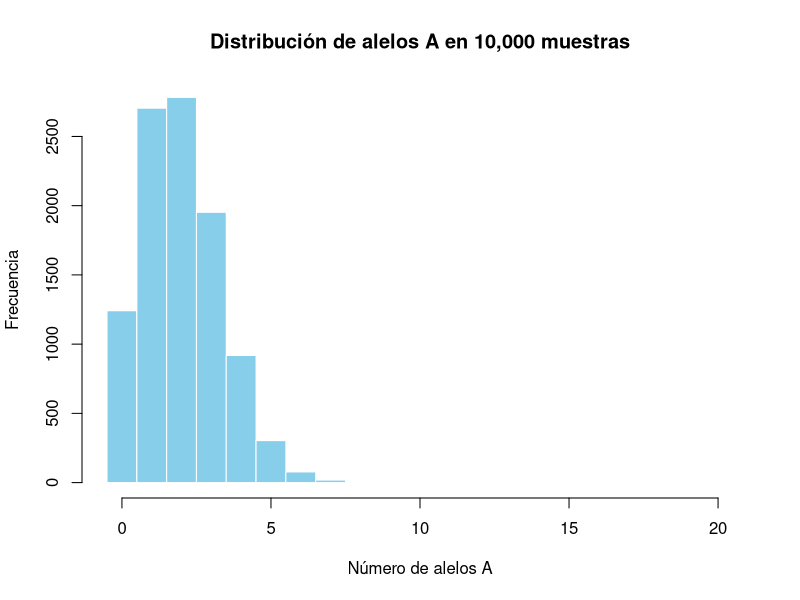
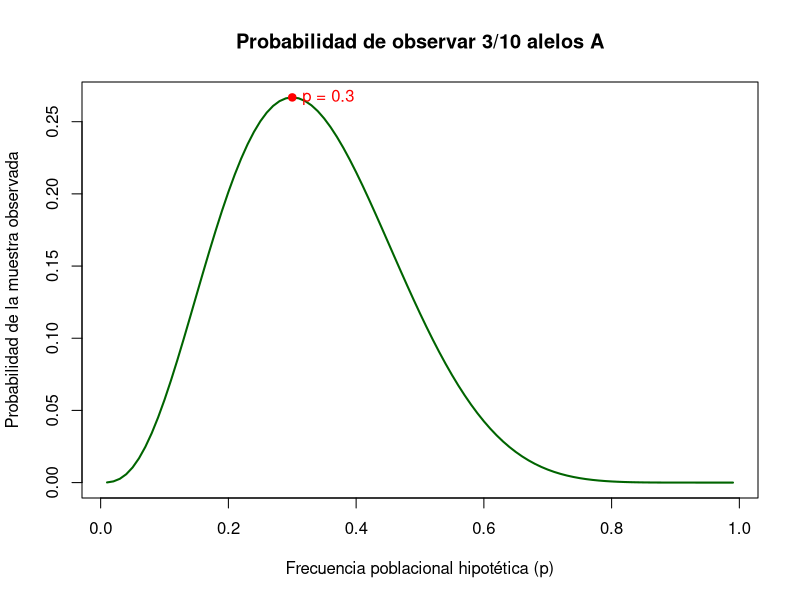
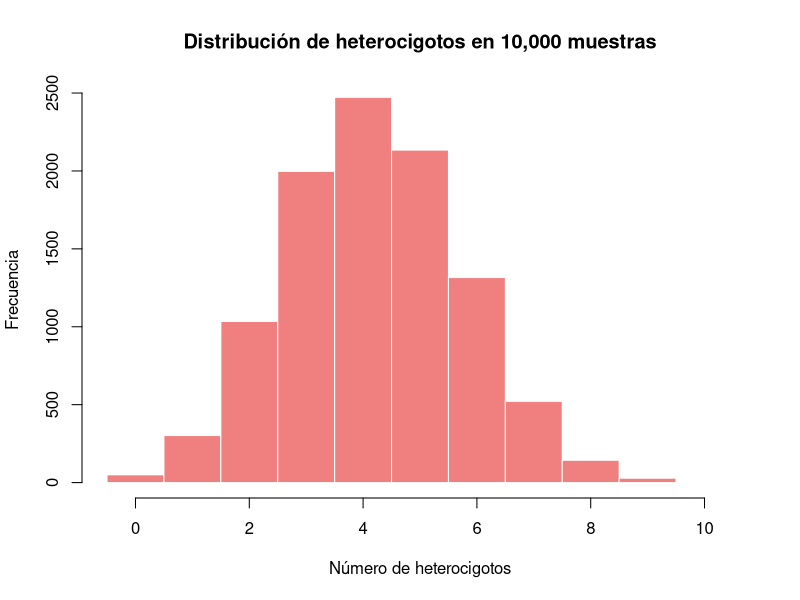

Source code (R) for these figures, in order:
## ---- chunk 1

# Definir los parámetros
n <- 20  # Tamaño de la muestra
p <- 0.1  # Frecuencia del alelo A

# Simular 10,000 muestras
num_simulaciones <- 10000
muestras_simuladas <- rbinom(n = num_simulaciones, size = n, prob = p)

# Descriptores numéricos
media_simulada <- mean(muestras_simuladas)
print(paste("La media de las simulaciones es:", round(media_simulada, 2)))
print(paste("La desviación estándar de las simulaciones es:", round(sd(muestras_simuladas), 2)))

# Gráfico de la distribución
hist(muestras_simuladas,
     breaks = seq(-0.5, n + 0.5, by = 1),
     col = "skyblue",
     border = "white",
     main = "Distribución de alelos A en 10,000 muestras",
     xlab = "Número de alelos A",
     ylab = "Frecuencia")
## ---- chunk 2
# Definir los parámetros de la muestra
k_observado <- 3
n_muestra <- 10

# Rango de frecuencias poblacionales para evaluar
frecuencias_poblacionales <- seq(0.01, 0.99, by = 0.01) # Esto permite que recorra el vector cada 0.01

# Calcular la probabilidad para cada frecuencia poblacional
probabilidades <- dbinom(x = k_observado, size = n_muestra, prob = frecuencias_poblacionales)

# Gráfico de la verosimilitud
plot(frecuencias_poblacionales,
     probabilidades,
     type = "l",
     lwd = 2,
     col = "darkgreen",
     main = "Probabilidad de observar 3/10 alelos A",
     xlab = "Frecuencia poblacional hipotética (p)",
     ylab = "Probabilidad de la muestra observada")

# Marcar el punto de máxima probabilidad
max_p <- frecuencias_poblacionales[which.max(probabilidades)]
points(max_p, max(probabilidades), col = "red", pch = 19)
text(max_p, max(probabilidades), labels = paste("p =", round(max_p, 2)), pos = 4, col = "red")
## ---- chunk 3
# Definir los parámetros
p_alelo_A <- 0.3
prob_heterocigoto <- 2 * p_alelo_A * (1 - p_alelo_A)
n_individuos <- 10

# Simular la variación de la frecuencia de heterocigotos
num_simulaciones <- 10000
muestras_heterocigotos <- rbinom(n = num_simulaciones, size = n_individuos, prob = prob_heterocigoto)

# Caracterizar la distribución
media_simulada_h <- mean(muestras_heterocigotos)
print(paste("La media de heterocigotos simulados es:", round(media_simulada_h, 2)))
print(paste("La desviación estándar de las simulaciones es:", round(sd(muestras_heterocigotos), 2)))

# Gráfico de la distribución
hist(muestras_heterocigotos,
     breaks = seq(-0.5, n_individuos + 0.5, by = 1),
     col = "lightcoral",
     border = "white",
     main = "Distribución de heterocigotos en 10,000 muestras",
     xlab = "Número de heterocigotos",
     ylab = "Frecuencia")
## ---- chunk 4

# -----------------------------
# Parámetros
# -----------------------------
N <- 5e5        # tamaño efectivo
mu <- 1e-5      # tasa de mutación
n <- 4          # número de secuencias

# -----------------------------
# 1. Simular tiempos de coalescencia
# -----------------------------
# Función para simular tiempo de espera (geométrico)
simular_T <- function(n_linajes, N) {
  pares <- choose(n_linajes, 2)
  p <- pares / (2 * N)     # probabilidad de coalescencia por generación
  rgeom(1, p)              # tiempo de espera ~ geométrica
}

# Guardamos los tiempos
T4 <- simular_T(4, N)
T3 <- simular_T(3, N)
T2 <- simular_T(2, N)

cat("T4 =", T4, "\n")
cat("T3 =", T3, "\n")
cat("T2 =", T2, "\n")

# -----------------------------
# 2. Tiempo total de ramas
# -----------------------------
T_total <- (4 * T4) + (3 * T3) + (2 * T2)
cat("Tiempo total de ramas =", T_total, "\n")

# -----------------------------
# 3. Número de mutaciones (S)
# -----------------------------
S <- rpois(1, lambda = T_total * mu)  # Poisson con media T_total * mu
cat("Número de mutaciones S =", S, "\n")

# -----------------------------
# 4. Diversidad nucleotídica (π)
# -----------------------------
pi_est <- 4 * N * mu
cat("π esperado =", pi_est, "\n")

# -----------------------------
# 5. Theta de Watterson (θW)
# -----------------------------
a_n <- sum(1 / (1:(n - 1)))
theta_W <- S / a_n
cat("θW estimado =", theta_W, "\n")


## ---- chunk 5
# Datos observados
observados <- matrix(c(50, 30, 20, 40, 45, 15), nrow = 2, byrow = TRUE)

# Realizar el test chi-cuadrado
test_chi2 <- chisq.test(observados)

# Resultado del test
test_chi2

